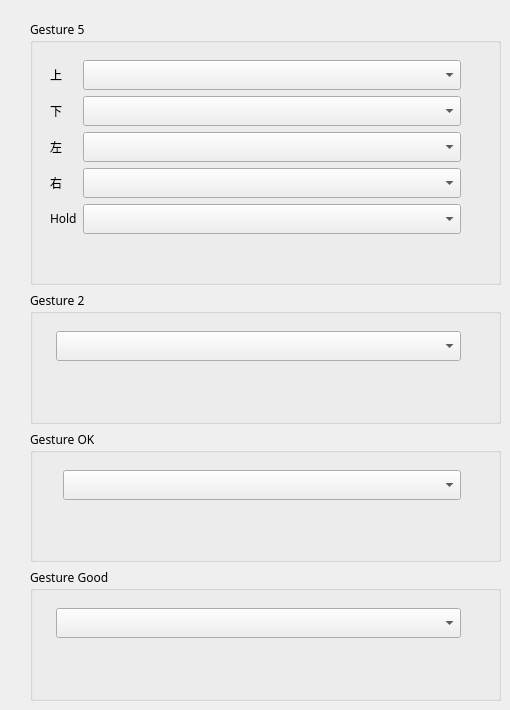
    <widget class="QWidget" name="tab_2">
     <attribute name="title">
      <string>Gesture</string>
     </attribute>
     <widget class="QWidget" name="layoutWidget">
      <property name="geometry">
       <rect>
        <x>30</x>
        <y>20</y>
        <width>471</width>
        <height>681</height>
       </rect>
      </property>
      <layout class="QVBoxLayout" name="verticalLayout" stretch="2,1,1,1">
       <item>
        <widget class="QGroupBox" name="groupBox">
         <property name="font">
          <font>
           <family>微軟正黑體,Arial</family>
          </font>
         </property>
         <property name="title">
          <string>Gesture 5</string>
         </property>
         <widget class="QWidget" name="formLayoutWidget">
          <property name="geometry">
           <rect>
            <x>20</x>
            <y>40</y>
            <width>411</width>
            <height>306</height>
           </rect>
          </property>
          <property name="font">
           <font>
            <family>微軟正黑體,Arial</family>
           </font>
          </property>
          <layout class="QFormLayout" name="formLayout">
           <item row="0" column="0">
            <widget class="QLabel" name="label">
             <property name="font">
              <font>
               <family>微軟正黑體,Arial</family>
              </font>
             </property>
             <property name="text">
              <string>上</string>
             </property>
            </widget>
           </item>
           <item row="0" column="1">
            <widget class="QComboBox" name="comboBox">
             <property name="font">
              <font>
               <family>Microsoft Yahei</family>
               <pointsize>11</pointsize>
              </font>
             </property>
            </widget>
           </item>
           <item row="1" column="0">
            <widget class="QLabel" name="label_2">
             <property name="font">
              <font>
               <family>微軟正黑體,Arial</family>
              </font>
             </property>
             <property name="text">
              <string>下</string>
             </property>
            </widget>
           </item>
           <item row="2" column="0">
            <widget class="QLabel" name="label_3">
             <property name="font">
              <font>
               <family>微軟正黑體,Arial</family>
              </font>
             </property>
             <property name="text">
              <string>左</string>
             </property>
            </widget>
           </item>
           <item row="2" column="1">
            <widget class="QComboBox" name="comboBox_3">
             <property name="font">
              <font>
               <family>Microsoft Yahei</family>
               <pointsize>11</pointsize>
              </font>
             </property>
            </widget>
           </item>
           <item row="3" column="0">
            <widget class="QLabel" name="label_4">
             <property name="font">
              <font>
               <family>微軟正黑體,Arial</family>
              </font>
             </property>
             <property name="text">
              <string>右</string>
             </property>
            </widget>
           </item>
           <item row="3" column="1">
            <widget class="QComboBox" name="comboBox_4">
             <property name="font">
              <font>
               <family>Microsoft Yahei</family>
               <pointsize>11</pointsize>
              </font>
             </property>
            </widget>
           </item>
           <item row="4" column="0">
            <widget class="QLabel" name="label_5">
             <property name="font">
              <font>
               <family>微軟正黑體,Arial</family>
              </font>
             </property>
             <property name="text">
              <string>Hold</string>
             </property>
            </widget>
           </item>
           <item row="4" column="1">
            <widget class="QComboBox" name="comboBox_5">
             <property name="font">
              <font>
               <family>Microsoft Yahei</family>
               <pointsize>11</pointsize>
              </font>
             </property>
            </widget>
           </item>
           <item row="1" column="1">
            <widget class="QComboBox" name="comboBox_2">
             <property name="font">
              <font>
               <family>Microsoft Yahei</family>
               <pointsize>11</pointsize>
              </font>
             </property>
            </widget>
           </item>
          </layout>
         </widget>
        </widget>
       </item>
       <item>
        <widget class="QGroupBox" name="groupBox_3">
         <property name="font">
          <font>
           <family>微軟正黑體,Arial</family>
          </font>
         </property>
         <property name="title">
          <string>Gesture 2</string>
         </property>
         <widget class="QWidget" name="formLayoutWidget_3">
          <property name="geometry">
           <rect>
            <x>20</x>
            <y>40</y>
            <width>411</width>
            <height>61</height>
           </rect>
          </property>
          <property name="font">
           <font>
            <family>微軟正黑體,Arial</family>
           </font>
          </property>
          <layout class="QFormLayout" name="formLayout_4">
           <item row="0" column="1">
            <widget class="QComboBox" name="comboBox_11">
             <property name="font">
              <font>
               <family>Microsoft Yahei</family>
               <pointsize>11</pointsize>
              </font>
             </property>
            </widget>
           </item>
          </layout>
         </widget>
        </widget>
       </item>
       <item>
        <widget class="QGroupBox" name="groupBox_4">
         <property name="font">
          <font>
           <family>微軟正黑體,Arial</family>
          </font>
         </property>
         <property name="title">
          <string>Gesture OK</string>
         </property>
         <widget class="QWidget" name="formLayoutWidget_4">
          <property name="geometry">
           <rect>
            <x>20</x>
            <y>40</y>
            <width>411</width>
            <height>61</height>
           </rect>
          </property>
          <property name="font">
           <font>
            <family>微軟正黑體,Arial</family>
           </font>
          </property>
          <layout class="QFormLayout" name="formLayout_5">
           <item row="0" column="0">
            <widget class="QLabel" name="label_14">
             <property name="font">
              <font>
               <family>微軟正黑體,Arial</family>
              </font>
             </property>
             <property name="text">
              <string/>
             </property>
            </widget>
           </item>
           <item row="0" column="1">
            <widget class="QComboBox" name="comboBox_12">
             <property name="font">
              <font>
               <family>Microsoft Yahei</family>
               <pointsize>11</pointsize>
              </font>
             </property>
            </widget>
           </item>
          </layout>
         </widget>
        </widget>
       </item>
       <item>
        <widget class="QGroupBox" name="groupBox_5">
         <property name="font">
          <font>
           <family>微軟正黑體,Arial</family>
          </font>
         </property>
         <property name="title">
          <string>Gesture Good</string>
         </property>
         <widget class="QWidget" name="formLayoutWidget_5">
          <property name="geometry">
           <rect>
            <x>20</x>
            <y>40</y>
            <width>411</width>
            <height>61</height>
           </rect>
          </property>
          <property name="font">
           <font>
            <family>微軟正黑體,Arial</family>
           </font>
          </property>
          <layout class="QFormLayout" name="formLayout_6">
           <item row="0" column="1">
            <widget class="QComboBox" name="comboBox_13">
             <property name="font">
              <font>
               <family>Microsoft Yahei</family>
               <pointsize>11</pointsize>
              </font>
             </property>
            </widget>
           </item>
          </layout>
         </widget>
        </widget>
       </item>
      </layout>
     </widget>
    </widget>
